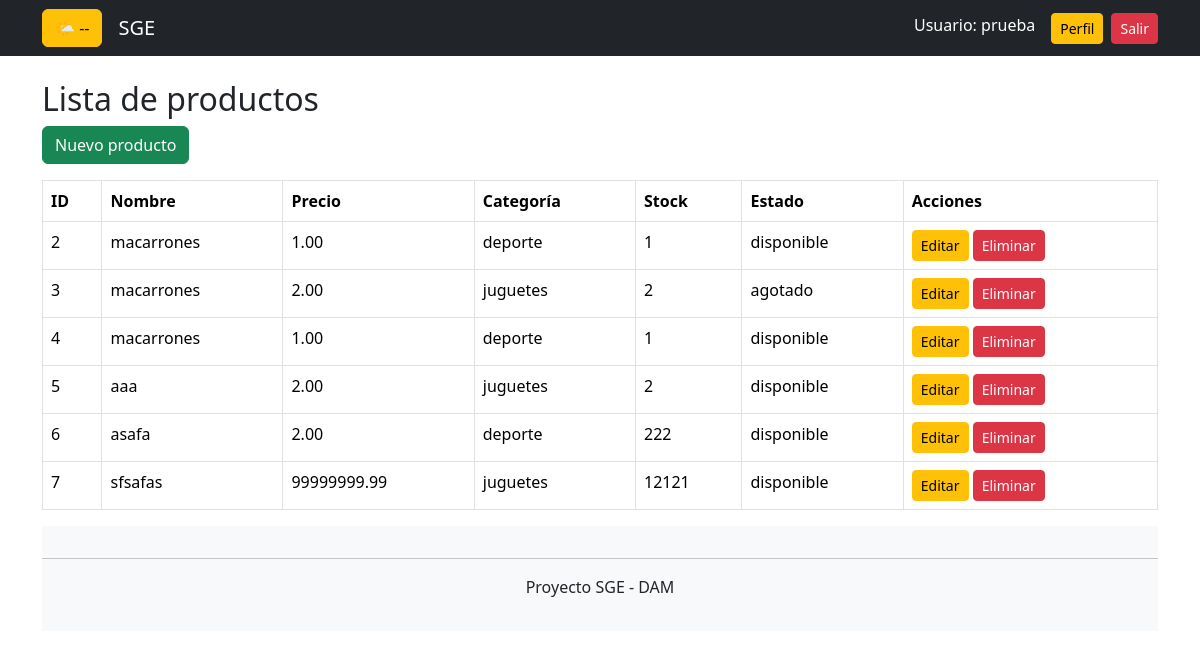
Page /proyecto_sge/productos/listar.php (signed in) on the committed database.
### tables this page shows
CREATE TABLE `productos` (
  `id` int(11) NOT NULL,
  `nombre` varchar(100) NOT NULL,
  `descripcion` text NOT NULL,
  `precio` decimal(10,2) NOT NULL,
  `categoria` varchar(50) NOT NULL,
  `stock` int(11) NOT NULL,
  `estado` varchar(20) NOT NULL,
  `fecha_creacion` datetime NOT NULL
);

### proyecto_sge/productos/listar.php (the view, shortened to what this page needs)
<?php
include("../includes/conexion.php");
include("../includes/header.php");
$sql = "SELECT * FROM productos";
$result = mysqli_query($conn,$sql);
?>
<h2>Lista de productos</h2>
<a href="crear.php" class="btn btn-success mb-3">Nuevo producto</a>
<table class="table table-bordered">
<tr>
<th>ID</th>
<th>Nombre</th>
<th>Precio</th>
<th>Categoría</th>
<th>Stock</th>
<th>Estado</th>
<th>Acciones</th>
</tr>
<?php while($row = mysqli_fetch_assoc($result)): ?>
<tr>
<td><?php echo $row["id"]; ?></td>
<td><?php echo $row["nombre"]; ?></td>
<td><?php echo $row["precio"]; ?></td>
<td><?php echo $row["categoria"]; ?></td>
<td><?php echo $row["stock"]; ?></td>
<td><?php echo $row["estado"]; ?></td>
<td>
<a href="editar.php?id=<?php echo $row["id"]; ?>" class="btn btn-warning btn-sm">Editar</a>
<a href="eliminar.php?id=<?php echo $row["id"]; ?>" class="btn btn-danger btn-sm"
onclick="return confirm('¿Seguro que deseas eliminar el producto?')">
Eliminar
</a>
</td>
</tr>
<?php endwhile; ?>
</table>
<?php include("../includes/footer.php"); ?>

### proyecto_sge/includes/header.php (shortened to what this page needs)
<?php
$temperatura = "--";
$icon = "🌤";
?>
<!DOCTYPE html>
<html lang="es">
<head>
<link href="https://cdn.jsdelivr.net/npm/bootstrap@5.3.2/dist/css/bootstrap.min.css" rel="stylesheet">
</head>
<body>
<nav class="navbar navbar-expand-lg navbar-dark bg-dark">
<div class="container">
<span class="btn btn-warning me-3">
<?= $icon ?> <?= $temperatura ?>
</span>
<a class="navbar-brand" href="/proyecto_sge/index.php">SGE</a>
<div class="d-flex ms-auto">
<?php if(isset($_SESSION["usuario"])): ?>
<span class="text-white me-3">Usuario: <?= htmlspecialchars($_SESSION["usuario"]) ?></span>
<a href="/proyecto_sge/usuarios/perfil.php" class="btn btn-warning btn-sm me-2">Perfil</a>
<a href="/proyecto_sge/usuarios/logout.php" class="btn btn-danger btn-sm">Salir</a>
<?php endif; ?>
</div>
</div>
</nav>
<div class="container mt-4">

### proyecto_sge/includes/footer.php (shortened to what this page needs)
<body class="d-flex flex-column min-vh-100">
<footer class="text-center mt-auto py-3 bg-light">
    <hr>
    <p>Proyecto SGE - DAM</p>
</footer>
</body>
</html>

### rows in the picture
productos: id "2", nombre "macarrones", precio "1.00", categoria "deporte", stock "1", estado "disponible"
productos: id "3", nombre "macarrones", precio "2.00", categoria "juguetes", stock "2", estado "agotado"
productos: id "4", nombre "macarrones", precio "1.00", categoria "deporte", stock "1", estado "disponible"
productos: id "5", nombre "aaa", precio "2.00", categoria "juguetes", stock "2", estado "disponible"
productos: id "6", nombre "asafa", precio "2.00", categoria "deporte", stock "222", estado "disponible"
productos: id "7", nombre "sfsafas", precio "99999999.99", categoria "juguetes", stock "12121", estado "disponible"

### other values in the picture
$icon "🌤"
$temperatura "--"
$_SESSION["usuario"] "prueba"
